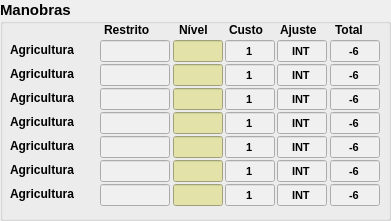
     <widget class="QGroupBox" name="groupBox_3">
      <property name="geometry">
       <rect>
        <x>801</x>
        <y>107</y>
        <width>391</width>
        <height>221</height>
       </rect>
      </property>
      <property name="font">
       <font>
        <pointsize>11</pointsize>
        <weight>75</weight>
        <italic>false</italic>
        <bold>true</bold>
        <underline>false</underline>
       </font>
      </property>
      <property name="title">
       <string>Manobras</string>
      </property>
      <widget class="QLineEdit" name="lineEdit_77">
       <property name="enabled">
        <bool>true</bool>
       </property>
       <property name="geometry">
        <rect>
         <x>100</x>
         <y>40</y>
         <width>70</width>
         <height>22</height>
        </rect>
       </property>
       <property name="font">
        <font>
         <pointsize>8</pointsize>
        </font>
       </property>
       <property name="styleSheet">
        <string notr="true">background-color: rgb(240, 240, 240);</string>
       </property>
       <property name="alignment">
        <set>Qt::AlignCenter</set>
       </property>
       <property name="readOnly">
        <bool>true</bool>
       </property>
      </widget>
      <widget class="QLabel" name="label_51">
       <property name="geometry">
        <rect>
         <x>179</x>
         <y>21</y>
         <width>40</width>
         <height>18</height>
        </rect>
       </property>
       <property name="font">
        <font>
         <pointsize>9</pointsize>
         <weight>75</weight>
         <bold>true</bold>
        </font>
       </property>
       <property name="text">
        <string>Nível</string>
       </property>
      </widget>
      <widget class="QLabel" name="label_52">
       <property name="geometry">
        <rect>
         <x>104</x>
         <y>21</y>
         <width>61</width>
         <height>18</height>
        </rect>
       </property>
       <property name="font">
        <font>
         <pointsize>9</pointsize>
         <weight>75</weight>
         <bold>true</bold>
        </font>
       </property>
       <property name="text">
        <string>Restrito</string>
       </property>
      </widget>
      <widget class="QLabel" name="label_53">
       <property name="geometry">
        <rect>
         <x>229</x>
         <y>21</y>
         <width>42</width>
         <height>18</height>
        </rect>
       </property>
       <property name="font">
        <font>
         <pointsize>9</pointsize>
         <weight>75</weight>
         <bold>true</bold>
        </font>
       </property>
       <property name="text">
        <string>Custo</string>
       </property>
      </widget>
      <widget class="QLabel" name="label_54">
       <property name="geometry">
        <rect>
         <x>280</x>
         <y>21</y>
         <width>47</width>
         <height>18</height>
        </rect>
       </property>
       <property name="font">
        <font>
         <pointsize>9</pointsize>
         <weight>75</weight>
         <bold>true</bold>
        </font>
       </property>
       <property name="text">
        <string>Ajuste</string>
       </property>
      </widget>
      <widget class="QLabel" name="label_55">
       <property name="geometry">
        <rect>
         <x>335</x>
         <y>21</y>
         <width>38</width>
         <height>18</height>
        </rect>
       </property>
       <property name="font">
        <font>
         <pointsize>9</pointsize>
         <weight>75</weight>
         <bold>true</bold>
        </font>
       </property>
       <property name="text">
        <string>Total</string>
       </property>
      </widget>
      <widget class="QLabel" name="label_56">
       <property name="geometry">
        <rect>
         <x>10</x>
         <y>39</y>
         <width>91</width>
         <height>21</height>
        </rect>
       </property>
       <property name="font">
        <font>
         <pointsize>9</pointsize>
         <weight>75</weight>
         <bold>true</bold>
        </font>
       </property>
       <property name="text">
        <string>Agricultura</string>
       </property>
      </widget>
      <widget class="QLineEdit" name="lineEdit_78">
       <property name="enabled">
        <bool>true</bool>
       </property>
       <property name="geometry">
        <rect>
         <x>173</x>
         <y>40</y>
         <width>50</width>
         <height>22</height>
        </rect>
       </property>
       <property name="font">
        <font>
         <pointsize>9</pointsize>
        </font>
       </property>
       <property name="autoFillBackground">
        <bool>false</bool>
       </property>
       <property name="styleSheet">
        <string notr="true">background-color: rgb(226, 226, 169);</string>
       </property>
       <property name="alignment">
        <set>Qt::AlignCenter</set>
       </property>
       <property name="readOnly">
        <bool>false</bool>
       </property>
      </widget>
      <widget class="QLineEdit" name="lineEdit_79">
       <property name="enabled">
        <bool>true</bool>
       </property>
       <property name="geometry">
        <rect>
         <x>225</x>
         <y>40</y>
         <width>50</width>
         <height>22</height>
        </rect>
       </property>
       <property name="font">
        <font>
         <pointsize>8</pointsize>
        </font>
       </property>
       <property name="styleSheet">
        <string notr="true">background-color: rgb(240, 240, 240);</string>
       </property>
       <property name="text">
        <string>1</string>
       </property>
       <property name="alignment">
        <set>Qt::AlignCenter</set>
       </property>
       <property name="readOnly">
        <bool>true</bool>
       </property>
      </widget>
      <widget class="QLineEdit" name="lineEdit_80">
       <property name="enabled">
        <bool>true</bool>
       </property>
       <property name="geometry">
        <rect>
         <x>277</x>
         <y>40</y>
         <width>50</width>
         <height>22</height>
        </rect>
       </property>
       <property name="font">
        <font>
         <pointsize>8</pointsize>
        </font>
       </property>
       <property name="styleSheet">
        <string notr="true">background-color: rgb(240, 240, 240);</string>
       </property>
       <property name="text">
        <string>INT</string>
       </property>
       <property name="alignment">
        <set>Qt::AlignCenter</set>
       </property>
       <property name="readOnly">
        <bool>true</bool>
       </property>
      </widget>
      <widget class="QLineEdit" name="lineEdit_81">
       <property name="enabled">
        <bool>true</bool>
       </property>
       <property name="geometry">
        <rect>
         <x>330</x>
         <y>40</y>
         <width>50</width>
         <height>22</height>
        </rect>
       </property>
       <property name="font">
        <font>
         <pointsize>8</pointsize>
        </font>
       </property>
       <property name="styleSheet">
        <string notr="true">background-color: rgb(240, 240, 240);</string>
       </property>
       <property name="text">
        <string>-6</string>
       </property>
       <property name="alignment">
        <set>Qt::AlignCenter</set>
       </property>
       <property name="readOnly">
        <bool>true</bool>
       </property>
      </widget>
      <widget class="QLabel" name="label_57">
       <property name="geometry">
        <rect>
         <x>10</x>
         <y>63</y>
         <width>91</width>
         <height>21</height>
        </rect>
       </property>
       <property name="font">
        <font>
         <pointsize>9</pointsize>
         <weight>75</weight>
         <bold>true</bold>
        </font>
       </property>
       <property name="text">
        <string>Agricultura</string>
       </property>
      </widget>
      <widget class="QLineEdit" name="lineEdit_82">
       <property name="enabled">
        <bool>true</bool>
       </property>
       <property name="geometry">
        <rect>
         <x>277</x>
         <y>64</y>
         <width>50</width>
         <height>22</height>
        </rect>
       </property>
       <property name="font">
        <font>
         <pointsize>8</pointsize>
        </font>
       </property>
       <property name="styleSheet">
        <string notr="true">background-color: rgb(240, 240, 240);</string>
       </property>
       <property name="text">
        <string>INT</string>
       </property>
       <property name="alignment">
        <set>Qt::AlignCenter</set>
       </property>
       <property name="readOnly">
        <bool>true</bool>
       </property>
      </widget>
      <widget class="QLineEdit" name="lineEdit_83">
       <property name="enabled">
        <bool>true</bool>
       </property>
       <property name="geometry">
        <rect>
         <x>100</x>
         <y>64</y>
         <width>70</width>
         <height>22</height>
        </rect>
       </property>
       <property name="font">
        <font>
         <pointsize>8</pointsize>
        </font>
       </property>
       <property name="styleSheet">
        <string notr="true">background-color: rgb(240, 240, 240);</string>
       </property>
       <property name="alignment">
        <set>Qt::AlignCenter</set>
       </property>
       <property name="readOnly">
        <bool>true</bool>
       </property>
      </widget>
      <widget class="QLineEdit" name="lineEdit_84">
       <property name="enabled">
        <bool>true</bool>
       </property>
       <property name="geometry">
        <rect>
         <x>173</x>
         <y>64</y>
         <width>50</width>
         <height>22</height>
        </rect>
       </property>
       <property name="font">
        <font>
         <pointsize>9</pointsize>
        </font>
       </property>
       <property name="autoFillBackground">
        <bool>false</bool>
       </property>
       <property name="styleSheet">
        <string notr="true">background-color: rgb(226, 226, 169);</string>
       </property>
       <property name="alignment">
        <set>Qt::AlignCenter</set>
       </property>
       <property name="readOnly">
        <bool>false</bool>
       </property>
      </widget>
      <widget class="QLineEdit" name="lineEdit_85">
       <property name="enabled">
        <bool>true</bool>
       </property>
       <property name="geometry">
        <rect>
         <x>225</x>
         <y>64</y>
         <width>50</width>
         <height>22</height>
        </rect>
       </property>
       <property name="font">
        <font>
         <pointsize>8</pointsize>
        </font>
       </property>
       <property name="styleSheet">
        <string notr="true">background-color: rgb(240, 240, 240);</string>
       </property>
       <property name="text">
        <string>1</string>
       </property>
       <property name="alignment">
        <set>Qt::AlignCenter</set>
       </property>
       <property name="readOnly">
        <bool>true</bool>
       </property>
      </widget>
      <widget class="QLineEdit" name="lineEdit_86">
       <property name="enabled">
        <bool>true</bool>
       </property>
       <property name="geometry">
        <rect>
         <x>330</x>
         <y>64</y>
         <width>50</width>
         <height>22</height>
        </rect>
       </property>
       <property name="font">
        <font>
         <pointsize>8</pointsize>
        </font>
       </property>
       <property name="styleSheet">
        <string notr="true">background-color: rgb(240, 240, 240);</string>
       </property>
       <property name="text">
        <string>-6</string>
       </property>
       <property name="alignment">
        <set>Qt::AlignCenter</set>
       </property>
       <property name="readOnly">
        <bool>true</bool>
       </property>
      </widget>
      <widget class="QLabel" name="label_58">
       <property name="geometry">
        <rect>
         <x>10</x>
         <y>87</y>
         <width>91</width>
         <height>21</height>
        </rect>
       </property>
       <property name="font">
        <font>
         <pointsize>9</pointsize>
         <weight>75</weight>
         <bold>true</bold>
        </font>
       </property>
       <property name="text">
        <string>Agricultura</string>
       </property>
      </widget>
      <widget class="QLineEdit" name="lineEdit_87">
       <property name="enabled">
        <bool>true</bool>
       </property>
       <property name="geometry">
        <rect>
         <x>277</x>
         <y>88</y>
         <width>50</width>
         <height>22</height>
        </rect>
       </property>
       <property name="font">
        <font>
         <pointsize>8</pointsize>
        </font>
       </property>
       <property name="styleSheet">
        <string notr="true">background-color: rgb(240, 240, 240);</string>
       </property>
       <property name="text">
        <string>INT</string>
       </property>
       <property name="alignment">
        <set>Qt::AlignCenter</set>
       </property>
       <property name="readOnly">
        <bool>true</bool>
       </property>
      </widget>
      <widget class="QLineEdit" name="lineEdit_88">
       <property name="enabled">
        <bool>true</bool>
       </property>
       <property name="geometry">
        <rect>
         <x>100</x>
         <y>88</y>
         <width>70</width>
         <height>22</height>
        </rect>
       </property>
       <property name="font">
        <font>
         <pointsize>8</pointsize>
        </font>
       </property>
       <property name="styleSheet">
        <string notr="true">background-color: rgb(240, 240, 240);</string>
       </property>
       <property name="alignment">
        <set>Qt::AlignCenter</set>
       </property>
       <property name="readOnly">
        <bool>true</bool>
       </property>
      </widget>
      <widget class="QLineEdit" name="lineEdit_89">
       <property name="enabled">
        <bool>true</bool>
       </property>
       <property name="geometry">
        <rect>
         <x>173</x>
         <y>88</y>
         <width>50</width>
         <height>22</height>
        </rect>
       </property>
       <property name="font">
        <font>
         <pointsize>9</pointsize>
        </font>
       </property>
       <property name="autoFillBackground">
        <bool>false</bool>
       </property>
       <property name="styleSheet">
        <string notr="true">background-color: rgb(226, 226, 169);</string>
       </property>
       <property name="alignment">
        <set>Qt::AlignCenter</set>
       </property>
       <property name="readOnly">
        <bool>false</bool>
       </property>
      </widget>
      <widget class="QLineEdit" name="lineEdit_90">
       <property name="enabled">
        <bool>true</bool>
       </property>
       <property name="geometry">
        <rect>
         <x>225</x>
         <y>88</y>
         <width>50</width>
         <height>22</height>
        </rect>
       </property>
       <property name="font">
        <font>
         <pointsize>8</pointsize>
        </font>
       </property>
       <property name="styleSheet">
        <string notr="true">background-color: rgb(240, 240, 240);</string>
       </property>
       <property name="text">
        <string>1</string>
       </property>
       <property name="alignment">
        <set>Qt::AlignCenter</set>
       </property>
       <property name="readOnly">
        <bool>true</bool>
       </property>
      </widget>
      <widget class="QLineEdit" name="lineEdit_91">
       <property name="enabled">
        <bool>true</bool>
       </property>
       <property name="geometry">
        <rect>
         <x>330</x>
         <y>88</y>
         <width>50</width>
         <height>22</height>
        </rect>
       </property>
       <property name="font">
        <font>
         <pointsize>8</pointsize>
        </font>
       </property>
       <property name="styleSheet">
        <string notr="true">background-color: rgb(240, 240, 240);</string>
       </property>
       <property name="text">
        <string>-6</string>
       </property>
       <property name="alignment">
        <set>Qt::AlignCenter</set>
       </property>
       <property name="readOnly">
        <bool>true</bool>
       </property>
      </widget>
      <widget class="QLabel" name="label_59">
       <property name="geometry">
        <rect>
         <x>10</x>
         <y>111</y>
         <width>91</width>
         <height>21</height>
        </rect>
       </property>
       <property name="font">
        <font>
         <pointsize>9</pointsize>
         <weight>75</weight>
         <bold>true</bold>
        </font>
       </property>
       <property name="text">
        <string>Agricultura</string>
       </property>
      </widget>
      <widget class="QLineEdit" name="lineEdit_92">
       <property name="enabled">
        <bool>true</bool>
       </property>
       <property name="geometry">
        <rect>
         <x>277</x>
         <y>112</y>
         <width>50</width>
         <height>22</height>
        </rect>
       </property>
       <property name="font">
        <font>
         <pointsize>8</pointsize>
        </font>
       </property>
       <property name="styleSheet">
        <string notr="true">background-color: rgb(240, 240, 240);</string>
       </property>
       <property name="text">
        <string>INT</string>
       </property>
       <property name="alignment">
        <set>Qt::AlignCenter</set>
       </property>
       <property name="readOnly">
        <bool>true</bool>
       </property>
      </widget>
      <widget class="QLineEdit" name="lineEdit_93">
       <property name="enabled">
        <bool>true</bool>
       </property>
       <property name="geometry">
        <rect>
         <x>100</x>
         <y>112</y>
         <width>70</width>
         <height>22</height>
        </rect>
       </property>
       <property name="font">
        <font>
         <pointsize>8</pointsize>
        </font>
       </property>
       <property name="styleSheet">
        <string notr="true">background-color: rgb(240, 240, 240);</string>
       </property>
       <property name="alignment">
        <set>Qt::AlignCenter</set>
       </property>
       <property name="readOnly">
        <bool>true</bool>
       </property>
      </widget>
      <widget class="QLineEdit" name="lineEdit_94">
       <property name="enabled">
        <bool>true</bool>
       </property>
       <property name="geometry">
        <rect>
         <x>173</x>
         <y>112</y>
         <width>50</width>
         <height>22</height>
        </rect>
       </property>
       <property name="font">
        <font>
         <pointsize>9</pointsize>
        </font>
       </property>
       <property name="autoFillBackground">
        <bool>false</bool>
       </property>
       <property name="styleSheet">
        <string notr="true">background-color: rgb(226, 226, 169);</string>
       </property>
       <property name="alignment">
        <set>Qt::AlignCenter</set>
       </property>
       <property name="readOnly">
        <bool>false</bool>
       </property>
      </widget>
      <widget class="QLineEdit" name="lineEdit_95">
       <property name="enabled">
        <bool>true</bool>
       </property>
       <property name="geometry">
        <rect>
         <x>225</x>
         <y>112</y>
         <width>50</width>
         <height>22</height>
        </rect>
       </property>
       <property name="font">
        <font>
         <pointsize>8</pointsize>
        </font>
       </property>
       <property name="styleSheet">
        <string notr="true">background-color: rgb(240, 240, 240);</string>
       </property>
       <property name="text">
        <string>1</string>
       </property>
       <property name="alignment">
        <set>Qt::AlignCenter</set>
       </property>
       <property name="readOnly">
        <bool>true</bool>
       </property>
      </widget>
      <widget class="QLineEdit" name="lineEdit_96">
       <property name="enabled">
        <bool>true</bool>
       </property>
       <property name="geometry">
        <rect>
         <x>330</x>
         <y>112</y>
         <width>50</width>
         <height>22</height>
        </rect>
       </property>
       <property name="font">
        <font>
         <pointsize>8</pointsize>
        </font>
       </property>
       <property name="styleSheet">
        <string notr="true">background-color: rgb(240, 240, 240);</string>
       </property>
       <property name="text">
        <string>-6</string>
       </property>
       <property name="alignment">
        <set>Qt::AlignCenter</set>
       </property>
       <property name="readOnly">
        <bool>true</bool>
       </property>
      </widget>
      <widget class="QLabel" name="label_60">
       <property name="geometry">
        <rect>
         <x>10</x>
         <y>135</y>
         <width>91</width>
         <height>21</height>
        </rect>
       </property>
       <property name="font">
        <font>
         <pointsize>9</pointsize>
         <weight>75</weight>
         <bold>true</bold>
        </font>
       </property>
       <property name="text">
        <string>Agricultura</string>
       </property>
      </widget>
      <widget class="QLineEdit" name="lineEdit_97">
       <property name="enabled">
        <bool>true</bool>
       </property>
       <property name="geometry">
        <rect>
         <x>277</x>
         <y>136</y>
         <width>50</width>
         <height>22</height>
        </rect>
       </property>
       <property name="font">
        <font>
         <pointsize>8</pointsize>
        </font>
       </property>
       <property name="styleSheet">
        <string notr="true">background-color: rgb(240, 240, 240);</string>
       </property>
       <property name="text">
        <string>INT</string>
       </property>
       <property name="alignment">
        <set>Qt::AlignCenter</set>
       </property>
       <property name="readOnly">
        <bool>true</bool>
       </property>
      </widget>
      <widget class="QLineEdit" name="lineEdit_98">
       <property name="enabled">
        <bool>true</bool>
       </property>
       <property name="geometry">
        <rect>
         <x>100</x>
         <y>136</y>
         <width>70</width>
         <height>22</height>
        </rect>
       </property>
       <property name="font">
        <font>
         <pointsize>8</pointsize>
        </font>
       </property>
       <property name="styleSheet">
        <string notr="true">background-color: rgb(240, 240, 240);</string>
       </property>
       <property name="alignment">
        <set>Qt::AlignCenter</set>
       </property>
       <property name="readOnly">
        <bool>true</bool>
       </property>
      </widget>
      <widget class="QLineEdit" name="lineEdit_99">
       <property name="enabled">
        <bool>true</bool>
       </property>
       <property name="geometry">
        <rect>
         <x>173</x>
         <y>136</y>
         <width>50</width>
         <height>22</height>
        </rect>
       </property>
       <property name="font">
        <font>
         <pointsize>9</pointsize>
        </font>
       </property>
       <property name="autoFillBackground">
        <bool>false</bool>
       </property>
       <property name="styleSheet">
        <string notr="true">background-color: rgb(226, 226, 169);</string>
       </property>
       <property name="alignment">
        <set>Qt::AlignCenter</set>
       </property>
       <property name="readOnly">
        <bool>false</bool>
       </property>
      </widget>
      <widget class="QLineEdit" name="lineEdit_100">
       <property name="enabled">
        <bool>true</bool>
       </property>
       <property name="geometry">
        <rect>
         <x>225</x>
         <y>136</y>
         <width>50</width>
         <height>22</height>
        </rect>
       </property>
       <property name="font">
        <font>
         <pointsize>8</pointsize>
        </font>
       </property>
       <property name="styleSheet">
        <string notr="true">background-color: rgb(240, 240, 240);</string>
       </property>
       <property name="text">
        <string>1</string>
       </property>
       <property name="alignment">
        <set>Qt::AlignCenter</set>
       </property>
       <property name="readOnly">
        <bool>true</bool>
       </property>
      </widget>
      <widget class="QLineEdit" name="lineEdit_101">
       <property name="enabled">
        <bool>true</bool>
       </property>
       <property name="geometry">
        <rect>
         <x>330</x>
         <y>136</y>
         <width>50</width>
         <height>22</height>
        </rect>
       </property>
       <property name="font">
        <font>
         <pointsize>8</pointsize>
        </font>
       </property>
       <property name="styleSheet">
        <string notr="true">background-color: rgb(240, 240, 240);</string>
       </property>
       <property name="text">
        <string>-6</string>
       </property>
       <property name="alignment">
        <set>Qt::AlignCenter</set>
       </property>
       <property name="readOnly">
        <bool>true</bool>
       </property>
      </widget>
      <widget class="QLabel" name="label_61">
       <property name="geometry">
        <rect>
         <x>10</x>
         <y>159</y>
         <width>91</width>
         <height>21</height>
        </rect>
       </property>
       <property name="font">
        <font>
         <pointsize>9</pointsize>
         <weight>75</weight>
         <bold>true</bold>
        </font>
       </property>
       <property name="text">
        <string>Agricultura</string>
       </property>
      </widget>
      <widget class="QLineEdit" name="lineEdit_102">
       <property name="enabled">
        <bool>true</bool>
       </property>
       <property name="geometry">
        <rect>
         <x>277</x>
         <y>160</y>
         <width>50</width>
         <height>22</height>
        </rect>
       </property>
       <property name="font">
        <font>
         <pointsize>8</pointsize>
        </font>
       </property>
       <property name="styleSheet">
        <string notr="true">background-color: rgb(240, 240, 240);</string>
       </property>
       <property name="text">
        <string>INT</string>
       </property>
       <property name="alignment">
        <set>Qt::AlignCenter</set>
       </property>
       <property name="readOnly">
        <bool>true</bool>
       </property>
      </widget>
      <widget class="QLineEdit" name="lineEdit_103">
       <property name="enabled">
        <bool>true</bool>
       </property>
       <property name="geometry">
        <rect>
         <x>100</x>
         <y>160</y>
         <width>70</width>
         <height>22</height>
        </rect>
       </property>
       <property name="font">
        <font>
         <pointsize>8</pointsize>
        </font>
       </property>
       <property name="styleSheet">
        <string notr="true">background-color: rgb(240, 240, 240);</string>
       </property>
       <property name="alignment">
        <set>Qt::AlignCenter</set>
       </property>
       <property name="readOnly">
        <bool>true</bool>
       </property>
      </widget>
      <widget class="QLineEdit" name="lineEdit_104">
       <property name="enabled">
        <bool>true</bool>
       </property>
       <property name="geometry">
        <rect>
         <x>173</x>
         <y>160</y>
         <width>50</width>
         <height>22</height>
        </rect>
       </property>
       <property name="font">
        <font>
         <pointsize>9</pointsize>
        </font>
       </property>
       <property name="autoFillBackground">
        <bool>false</bool>
       </property>
       <property name="styleSheet">
        <string notr="true">background-color: rgb(226, 226, 169);</string>
       </property>
       <property name="alignment">
        <set>Qt::AlignCenter</set>
       </property>
       <property name="readOnly">
        <bool>false</bool>
       </property>
      </widget>
      <widget class="QLineEdit" name="lineEdit_105">
       <property name="enabled">
        <bool>true</bool>
       </property>
       <property name="geometry">
        <rect>
         <x>225</x>
         <y>160</y>
         <width>50</width>
         <height>22</height>
        </rect>
       </property>
       <property name="font">
        <font>
         <pointsize>8</pointsize>
        </font>
       </property>
       <property name="styleSheet">
        <string notr="true">background-color: rgb(240, 240, 240);</string>
       </property>
       <property name="text">
        <string>1</string>
       </property>
       <property name="alignment">
        <set>Qt::AlignCenter</set>
       </property>
       <property name="readOnly">
        <bool>true</bool>
       </property>
      </widget>
      <widget class="QLineEdit" name="lineEdit_106">
       <property name="enabled">
        <bool>true</bool>
       </property>
       <property name="geometry">
        <rect>
         <x>330</x>
         <y>160</y>
         <width>50</width>
         <height>22</height>
        </rect>
       </property>
       <property name="font">
        <font>
         <pointsize>8</pointsize>
        </font>
       </property>
       <property name="styleSheet">
        <string notr="true">background-color: rgb(240, 240, 240);</string>
       </property>
       <property name="text">
        <string>-6</string>
       </property>
       <property name="alignment">
        <set>Qt::AlignCenter</set>
       </property>
       <property name="readOnly">
        <bool>true</bool>
       </property>
      </widget>
      <widget class="QLabel" name="label_62">
       <property name="geometry">
        <rect>
         <x>10</x>
         <y>183</y>
         <width>91</width>
         <height>21</height>
        </rect>
       </property>
       <property name="font">
        <font>
         <pointsize>9</pointsize>
         <weight>75</weight>
         <bold>true</bold>
        </font>
       </property>
       <property name="text">
        <string>Agricultura</string>
       </property>
      </widget>
      <widget class="QLineEdit" name="lineEdit_107">
       <property name="enabled">
        <bool>true</bool>
       </property>
       <property name="geometry">
        <rect>
         <x>277</x>
         <y>184</y>
         <width>50</width>
         <height>22</height>
        </rect>
       </property>
       <property name="font">
        <font>
         <pointsize>8</pointsize>
        </font>
       </property>
       <property name="styleSheet">
        <string notr="true">background-color: rgb(240, 240, 240);</string>
       </property>
       <property name="text">
        <string>INT</string>
       </property>
       <property name="alignment">
        <set>Qt::AlignCenter</set>
       </property>
       <property name="readOnly">
        <bool>true</bool>
       </property>
      </widget>
      <widget class="QLineEdit" name="lineEdit_108">
       <property name="enabled">
        <bool>true</bool>
       </property>
       <property name="geometry">
        <rect>
         <x>100</x>
         <y>184</y>
         <width>70</width>
         <height>22</height>
        </rect>
       </property>
       <property name="font">
        <font>
         <pointsize>8</pointsize>
        </font>
       </property>
       <property name="styleSheet">
        <string notr="true">background-color: rgb(240, 240, 240);</string>
       </property>
       <property name="alignment">
        <set>Qt::AlignCenter</set>
       </property>
       <property name="readOnly">
        <bool>true</bool>
       </property>
      </widget>
      <widget class="QLineEdit" name="lineEdit_109">
       <property name="enabled">
        <bool>true</bool>
       </property>
       <property name="geometry">
        <rect>
         <x>173</x>
         <y>184</y>
         <width>50</width>
         <height>22</height>
        </rect>
       </property>
       <property name="font">
        <font>
         <pointsize>9</pointsize>
        </font>
       </property>
       <property name="autoFillBackground">
        <bool>false</bool>
       </property>
       <property name="styleSheet">
        <string notr="true">background-color: rgb(226, 226, 169);</string>
       </property>
       <property name="alignment">
        <set>Qt::AlignCenter</set>
       </property>
       <property name="readOnly">
        <bool>false</bool>
       </property>
      </widget>
      <widget class="QLineEdit" name="lineEdit_110">
       <property name="enabled">
        <bool>true</bool>
       </property>
       <property name="geometry">
        <rect>
         <x>225</x>
         <y>184</y>
         <width>50</width>
         <height>22</height>
        </rect>
       </property>
       <property name="font">
        <font>
         <pointsize>8</pointsize>
        </font>
       </property>
       <property name="styleSheet">
        <string notr="true">background-color: rgb(240, 240, 240);</string>
       </property>
       <property name="text">
        <string>1</string>
       </property>
       <property name="alignment">
        <set>Qt::AlignCenter</set>
       </property>
       <property name="readOnly">
        <bool>true</bool>
       </property>
      </widget>
      <widget class="QLineEdit" name="lineEdit_111">
       <property name="enabled">
        <bool>true</bool>
       </property>
       <property name="geometry">
        <rect>
         <x>330</x>
         <y>184</y>
         <width>50</width>
         <height>22</height>
        </rect>
       </property>
       <property name="font">
        <font>
         <pointsize>8</pointsize>
        </font>
       </property>
       <property name="styleSheet">
        <string notr="true">background-color: rgb(240, 240, 240);</string>
       </property>
       <property name="text">
        <string>-6</string>
       </property>
       <property name="alignment">
        <set>Qt::AlignCenter</set>
       </property>
       <property name="readOnly">
        <bool>true</bool>
       </property>
      </widget>
     </widget>
